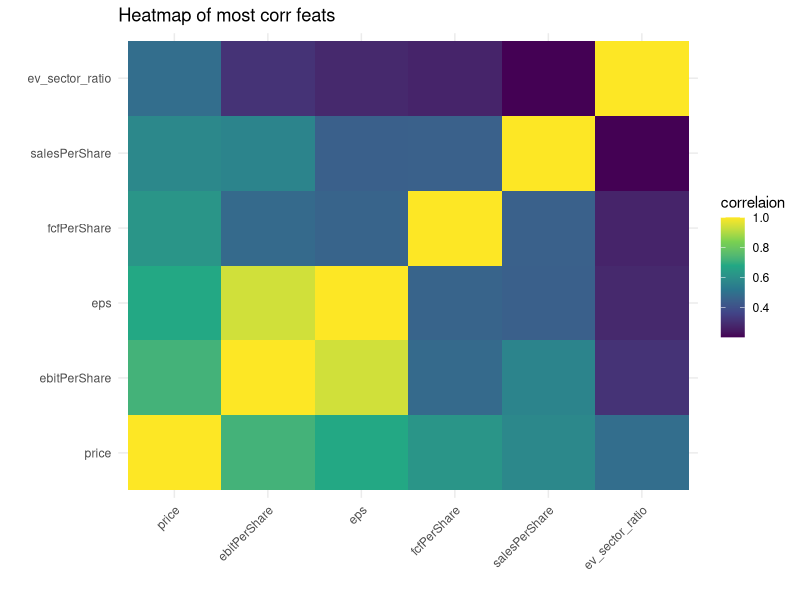
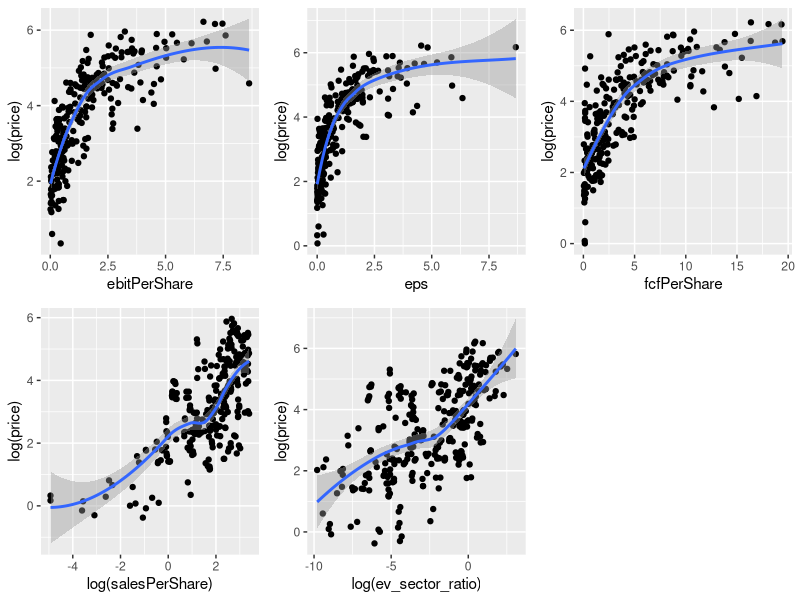
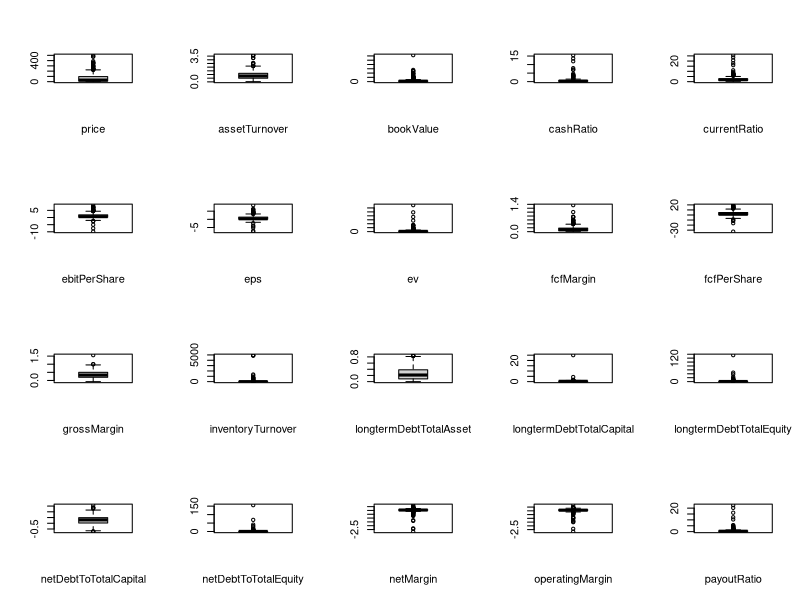
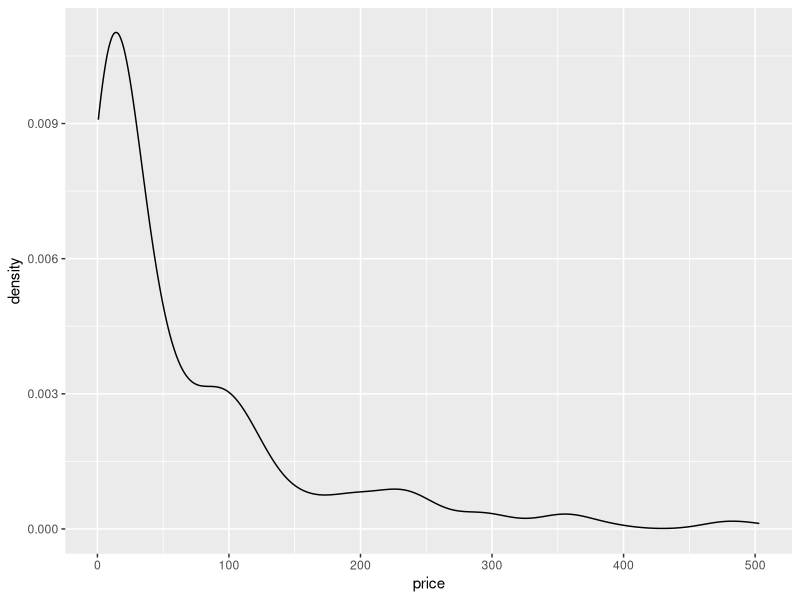
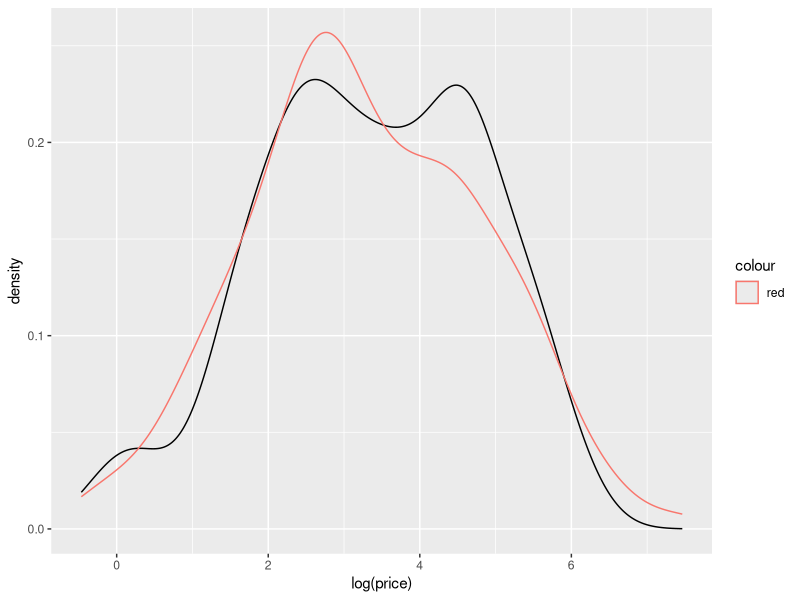
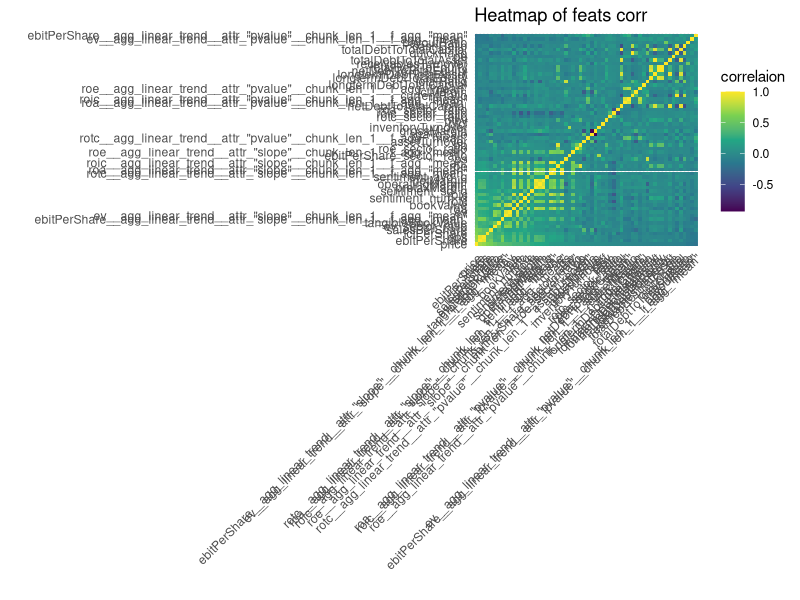
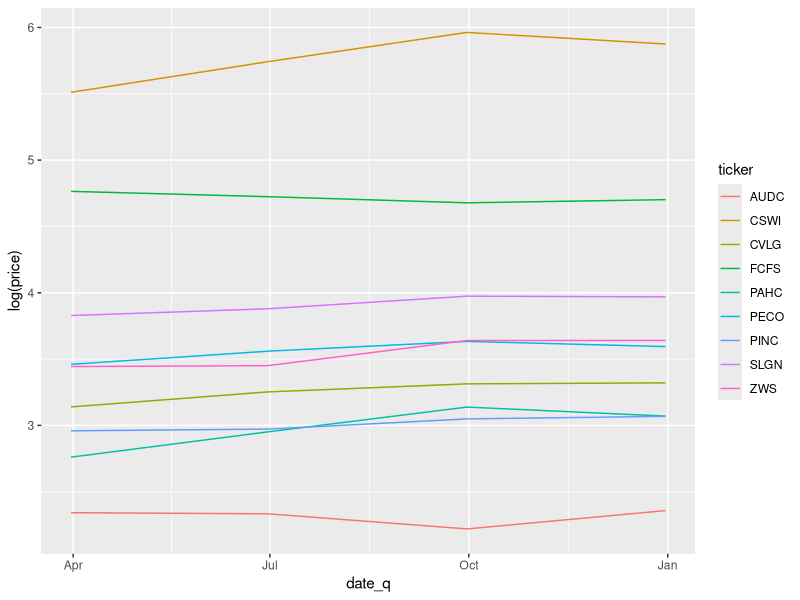
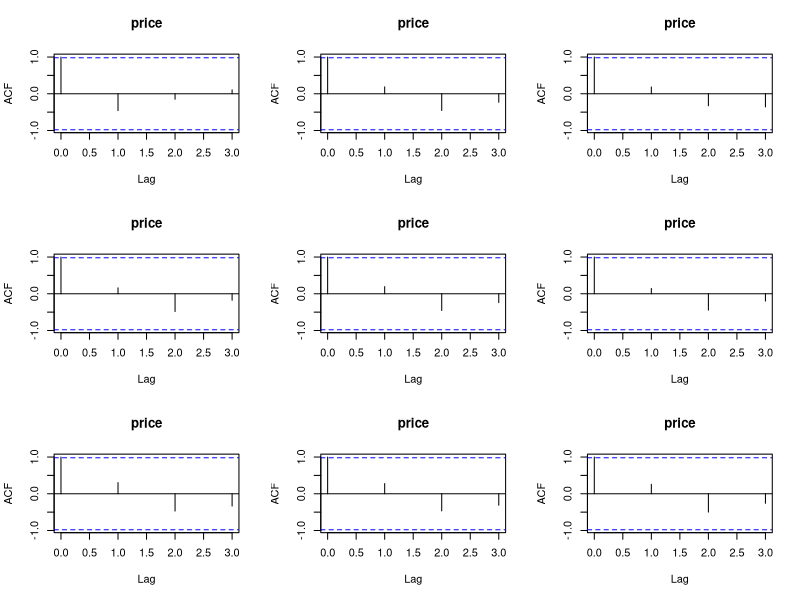

Write R code to recreate these figures, in order.
library(tidyverse)
library(ggplot2)
library(ggpubr)
library(MASS)
library(e1071)

# load the data
df = readr::read_csv("target_with_feats.csv")
df = df |> distinct()
df
dim(df)
summary(df)

# high number of null value, check if missing are random respect to price feature
summary(lm(price ~ is.na(ebitPerShare), data = df))
summary(lm(price ~ is.na(fcfPerShare), data = df))
summary(lm(price ~ is.na(salesPerShare), data = df))
summary(lm(price ~ is.na(ev_sector_ratio), data = df))

# companies with lower price have more probability to have missing data

na_tick_ebit = df |>
  group_by(ticker) |>
  summarise(avg_na = mean(is.na(ebitPerShare))) |>
  arrange(desc(avg_na)) |>
  filter(avg_na == 1) |> 
  dplyr::select(ticker)

summary(df[df$ticker %in% na_tick_ebit[['ticker']], ])
# lots of companies have null in most of the features

features_name = df %>%  names %>% setdiff(c('date_q', 'ticker', 'price'))
df = df |> filter((!if_all(features_name, is.na)) & !(ticker %in% na_tick_ebit[['ticker']]))

# find the features most correlated with the response variable
cor_feats = cor(df |> dplyr::select(- c('date_q', 'ticker', 'finnhubIndustry')) |> drop_na())
cor_feats_name = names(sort(cor_feats['price', ], decreasing = TRUE)[1:6])

cor_long <- as.data.frame(as.table(cor_feats[cor_feats_name, cor_feats_name])) %>%
  rename(x = Var1, y = Var2, correlation = Freq)

ggplot(cor_long, aes(x = x, y = y, fill = correlation)) +
  geom_tile() +
  scale_fill_viridis_c() +  
  theme_minimal() +        
  labs(title = "Heatmap of most corr feats",
       x = "",
       y = "",
       fill = "correlaion") +
  theme(axis.text.x = element_text(angle = 45, hjust = 1))  

cor_feats[cor_feats_name, cor_feats_name]


# scatter with the most correlaed feats with price
# there are some outlier in both covariate and target variable, 
# so some filter are necessary
df = df |> filter(price > 0 & price < 10000)
p1 = df |>
  filter(ebitPerShare > 0 & ebitPerShare < 30) |>
  ggplot(aes(x = ebitPerShare, y = log(price))) + 
  geom_point() + 
  geom_smooth()

p2 = df |>
  filter(eps > 0 & eps < 30) |>
  ggplot(aes(x = eps, y = log(price))) + 
  geom_point() + 
  geom_smooth()

p3 = df |>
  filter(fcfPerShare > 0 & fcfPerShare < 30) |>
  ggplot(aes(x = fcfPerShare, y = log(price))) + 
  geom_point() + 
  geom_smooth()

p4 = df |>
  filter(salesPerShare > 0 & salesPerShare < 30) |>
  ggplot(aes(x = log(salesPerShare), y = log(price))) + 
  geom_point() + 
  geom_smooth()

p5 = df |>
  filter(ev_sector_ratio > 0) |>
  ggplot(aes(x = log(ev_sector_ratio), y = log(price))) + 
  geom_point() + 
  geom_smooth()


ggarrange(p1, p2, p3, p4, p5, ncol = 3, nrow = 2)


# compute a simple linear model 
df_filtered = df |> 
  filter(
    ev_sector_ratio > 0 & 
    salesPerShare > 0 & 
    ebitPerShare > 0 & ebitPerShare < 30 & 
    eps > 0 & eps < 30 & 
    fcfPerShare > 0 & fcfPerShare < 30
)
model = lm(
  log(price) ~ ebitPerShare + eps + log(salesPerShare) +
  fcfPerShare + finnhubIndustry, 
  data = df_filtered |> filter(salesPerShare > 0)
)
summary(model)


# boxplot of some features
quartz()
par(mfrow = c(4, 5))
numeric_feats = names(df[, sapply(df, class) == "numeric"][1:20])
for(feat in numeric_feats)
  boxplot(df[,feat], xlab = as.character(feat))

# density of price
df |>
  ggplot(aes(x = price)) +
  geom_density()

df |>
  mutate(norm_price = rnorm(nrow(df), mean = mean(log(df$price)), sd = sd(log(df$price)))) |>
  ggplot(aes(x = log(price))) +
  geom_density() + 
  geom_density(aes(x = norm_price, color='red'))

ks.test(log(df$price), 'pnorm')
kurtosis(log(df$price))
skewness(log(df$price))

# correlation between covariates
cor_feats = cor(df |> dplyr::select(- c('date_q', 'ticker', 'finnhubIndustry')) |> drop_na())
cor_feats_name = names(sort(cor_feats['price', ], decreasing = TRUE))

cor_long <- as.data.frame(as.table(cor_feats[cor_feats_name, cor_feats_name])) %>%
  rename(x = Var1, y = Var2, correlation = Freq)

ggplot(cor_long, aes(x = x, y = y, fill = correlation)) +
  geom_tile() +
  scale_fill_viridis_c() +  
  theme_minimal() +        
  labs(title = "Heatmap of feats corr",
       x = "",
       y = "",
       fill = "correlaion") +
  theme(axis.text.x = element_text(angle = 45, hjust = 1))  

# acf of price for some companies
tk = df |> group_by(ticker) |> summarise(count=n()) |> arrange(desc(count)) 
tk = tk[["ticker"]][1:9]
df |>
  filter(ticker %in% tk) |>
  ggplot(aes(x = date_q, y = log(price), group = ticker, color = ticker)) +
  geom_line()

par(mfrow = c(3,3))
for(i in tk)
  df |> filter(ticker == i) |> dplyr::select(price) |> mutate(price=log(price)) %>%  acf

par(mfrow = c(1,1))

# use t-1 price to control for autocorreelated data
df = df |>
  left_join(
    df |> 
      dplyr::select(ticker, date_q, price) |>
      mutate(date_q = as.Date(date_q)  %m+% months(3)) |>
      rename(c('price_tm1' = price)),
    join_by(ticker, date_q)
  )


model = lm(log(price) ~ offset(1*log(price_tm1)) + 
             #log(price_tm1) + 
             ebitPerShare + eps + cashRatio + fcfPerShare +
             `ebitPerShare__agg_linear_trend__attr_"slope"__chunk_len_1__f_agg_"mean"` +
             roa + bookValue, data = df)
summary(model)
plot(model)
